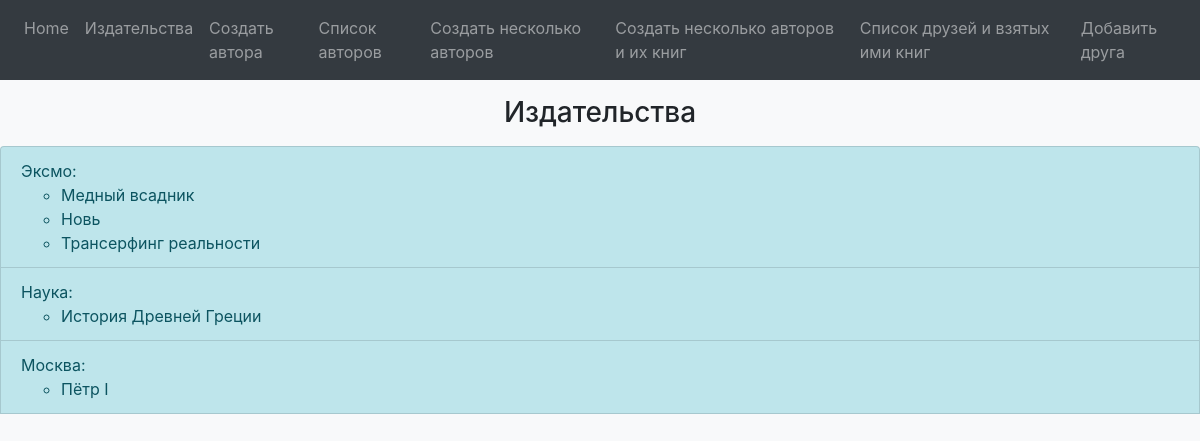
Screenshot of /publishers/ with the database file from the repository.
### p_library/models.py (models this page shows, shortened)
class Publisher(models.Model):
    publisher_name = models.TextField()
    def __str__(self):
        return self.publisher_name

class Book(models.Model):
    ISBN = models.CharField(max_length=13)
    title = models.TextField()
    description = models.TextField()
    year_release = models.SmallIntegerField()
    author = models.ForeignKey(Author, on_delete=models.CASCADE, related_name="book_author")
    copy_count = models.SmallIntegerField(default=1)
    price = models.DecimalField(max_digits=19, decimal_places=2)
    publisher = models.ForeignKey(Publisher, on_delete = models.CASCADE, null=True, related_name="publisher")

### p_library/views.py (the view)
# urls.py: path('publishers/', views.publishers),
def publishers(request):
    template = loader.get_template('publishers.html')
    publishers = Publisher.objects.all()
    books = Book.objects.all()
    publishers_data = {
        "title": "Издательства",
        "publishers": publishers,
        "books": books,
    }
    return HttpResponse(template.render(publishers_data, request))

### p_library/templates/publishers.html (shortened to what this page needs)
<!DOCTYPE html>
<html lang="en">
<head>
    <link rel="stylesheet" href="https://stackpath.bootstrapcdn.com/bootstrap/4.5.2/css/bootstrap.min.css">
</head>
<body class="bg-light">
    <nav class="navbar navbar-expand-sm bg-dark navbar-dark">
        <ul class="navbar-nav">
        <li class="menu__item">
            <a class="nav-link" href="http://127.0.0.1:8000/">Home</a>
        </li>
        <li class="menu__item">
            <a class="nav-link" href="http://127.0.0.1:8000/publishers/">Издательства</a>
        </li>
        <li class="menu__item">
            <a class="nav-link" href="http://127.0.0.1:8000/author/create/">Создать автора</a>
        </li>
        <li class="menu__item">
            <a class="nav-link" href="http://127.0.0.1:8000/authors/">Список авторов</a>
        </li>
        <li class="menu__item">
            <a class="nav-link" href="http://127.0.0.1:8000/author/create_many/">Создать несколько авторов</a>
        </li>
        <li class="menu__item">
            <a class="nav-link" href="http://127.0.0.1:8000/author_book/create_many/">Создать несколько авторов и их книг</a>
        </li>
        <li class="menu__item">
            <a class="nav-link" href="http://127.0.0.1:8000/friends/">Список друзей и взятых ими книг</a>
        </li>
        <li class="menu__item">
            <a class="nav-link" href="http://127.0.0.1:8000/friends/create/">Добавить друга</a>
        </li>
    </ul>
</nav>
    <h3 class="text-center mt-3 mb-3">{{ title }}</h3>
    <ul class="d-flex justify-content-center list-group">
        {% for publisher in publishers %}
            <li class="list-group-item list-group-item-info">{{ publisher }}:
                <ul> {% for book in books %}
                    {% if book.publisher == publisher %}
                        <li>{{ book.title }}</li>
                    {% endif %}
                {% endfor %} </ul>
            </li>
        {% endfor %}
</body>
</html>

### rows the page displays
Publisher: publisher_name "Эксмо"
Book: title "Медный всадник"
Book: title "Новь"
Book: title "Трансерфинг реальности"
Publisher: publisher_name "Наука"
Book: title "История Древней Греции"
Publisher: publisher_name "Москва"
Book: title "Пётр I"

### other values shown
{{ title }} "Издательства"
